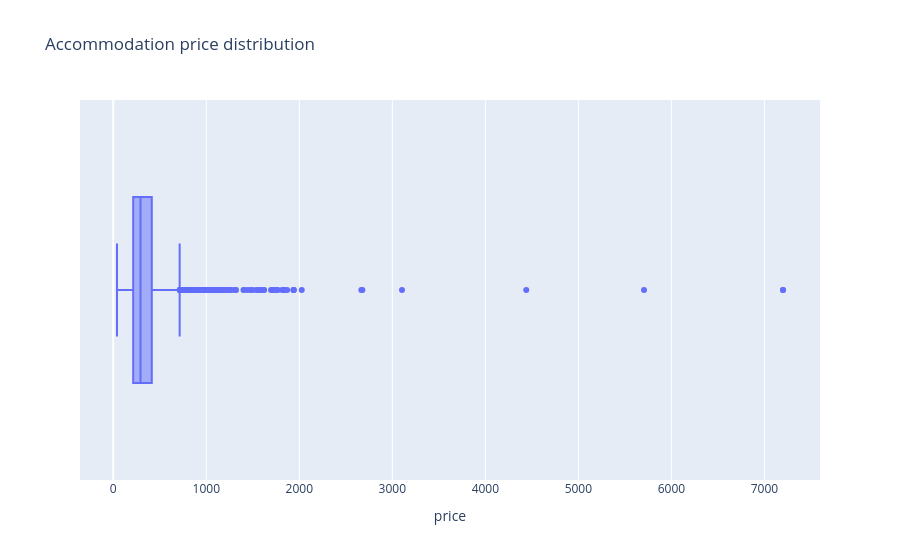

Source (notebook cell):
### Markdown cell above
#### Decision on outliers

- I have investigate the outliers(expensive properties) and came to a conclusion that
    - Those records are correct observation because of some of the input features it's having, like;
        - bedrooms
        - bathrooms
        - refrigerator
        - property_type


Therefore I wouldn't remove them from the dataset. Even though it make the different between the median and mean very huge.

### Code cell
df_test = px.box(
    data_frame=df,
    x=df['price'],
    title='Accommodation price distribution'
)

df_test.show()

### Figure 1 — Plotly figure (JSON) as saved in the notebook; plotly's stock layout.template omitted (floating-point values rounded to 4 significant figures; data arrays with more than 128 entries replaced by an {"elided": "..."} marker saying what was removed)
{"data": [{"alignmentgroup": "True", "hovertemplate": "price=%{x}<extra></extra>", "legendgroup": "", "marker": {"color": "#636efa"}, "name": "", "notched": false, "offsetgroup": "", "orientation": "h", "showlegend": false, "type": "box", "x": {"elided": "4891 float values"}, "x0": " ", "xaxis": "x", "y0": " ", "yaxis": "y"}], "layout": {"boxmode": "group", "legend": {"tracegroupgap": 0}, "title": {"text": "Accommodation price distribution"}, "xaxis": {"anchor": "y", "domain": [0, 1], "title": {"text": "price"}}, "yaxis": {"anchor": "x", "domain": [0, 1]}}}
